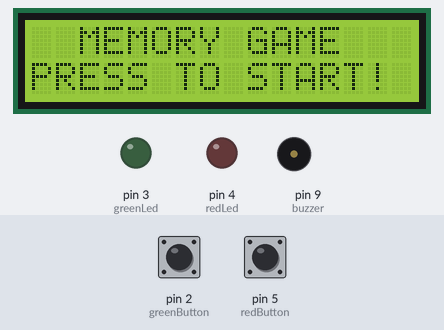
This sketch was run on a simulated Arduino Uno, built with avr-gcc and run on an emulated ATmega328P. Parts: 16×2 character LCD, output pins drawn as LEDs (lit = HIGH), buzzer (waves = sounding). Inputs (shaded band) come from the test bench; at power-on: pin 2 (greenButton) HIGH, pin 5 (redButton) HIGH. Random numbers use the default seed unless the sketch sets one.

Above: at 1.2 s.
1.3 s: pin 2 (greenButton) pulled LOW for 0.15 s
At 3.1 s:
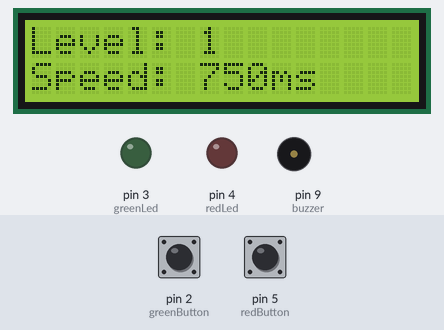
4.4 s: pin 5 (redButton) pulled LOW for 0.15 s
At 5.9 s:
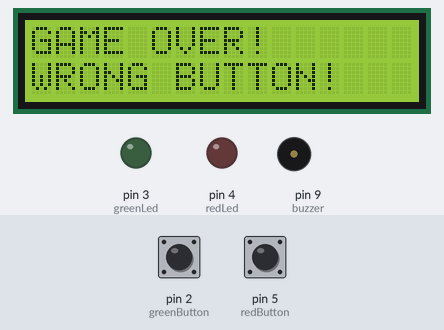
6.2 s: pin 2 (greenButton) pulled LOW for 3.2 s
At 12.0 s:
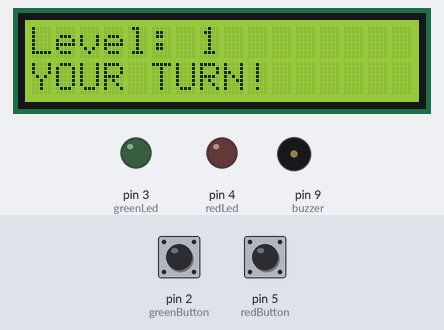
12.3 s: pin 5 (redButton) pulled LOW for 1 s
At 15.59 s:
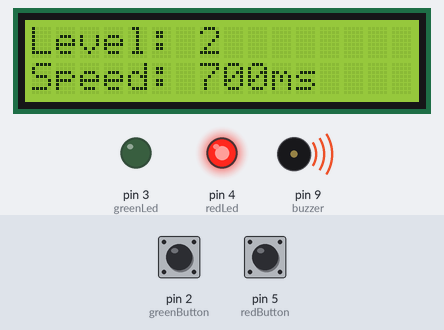
15.9 s: pin 2 (greenButton) pulled LOW for 3.2 s
At 19.27 s:
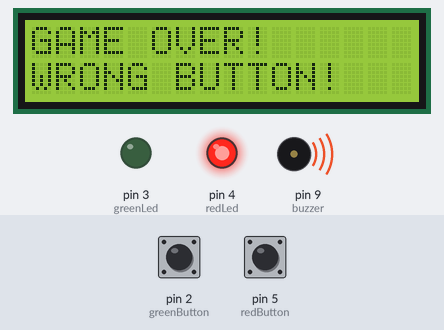
20.6 s: pin 5 (redButton) pulled LOW for 3.2 s
At 23.0 s:
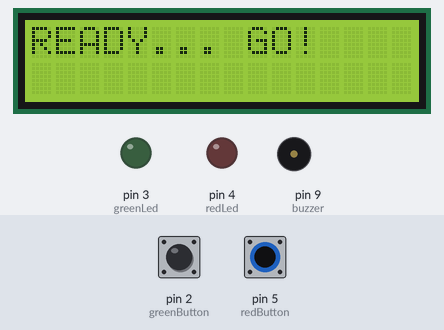
Timing chart, 0 to 32.0 s (numbered marks = the images above; inputs shaded):
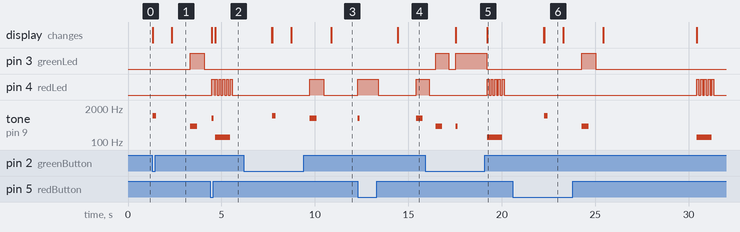

The sketch:

memory_game.ino
```cpp
#include <Wire.h>
#include <LiquidCrystal_I2C.h>

LiquidCrystal_I2C lcd(0x27, 16, 2);

const int greenLed = 3;
const int redLed = 4;
const int greenButton = 2;
const int redButton = 5;
const int buzzer = 9;

int sequence[100];
int level = 0;
bool gameStarted = false;

// VARIABLES FOR DYNAMIC SPEED
int initialDelay = 800; // Speed at Level 1 (in milliseconds)
int currentDelay;

void setup() {
  lcd.init();
  lcd.backlight();

  pinMode(greenLed, OUTPUT);
  pinMode(redLed, OUTPUT);
  pinMode(buzzer, OUTPUT);

  pinMode(greenButton, INPUT_PULLUP);
  pinMode(redButton, INPUT_PULLUP);

  randomSeed(analogRead(A0));

  lcd.setCursor(0, 0);
  lcd.print("  MEMORY GAME");
  lcd.setCursor(0, 1);
  lcd.print("PRESS TO START!");
}

void loop() {
  if (!gameStarted) {
    if (digitalRead(greenButton) == LOW || digitalRead(redButton) == LOW) {
      gameStarted = true;
      level = 0;
      currentDelay = initialDelay; // Reset speed
      lcd.clear();
      lcd.print("READY... GO!");
      tone(buzzer, 1000, 200);
      delay(1000);
    }
    return;
  }

  sequence[level] = random(3, 5);
  level++;

  // SPEED CALCULATION: Reduce delay as level increases
  // We subtract 50ms every level, but keep it at minimum 150ms
  currentDelay = initialDelay - (level * 50);
  if (currentDelay < 150) currentDelay = 150;

  lcd.clear();
  lcd.print("Level: "); lcd.print(level);
  lcd.setCursor(0, 1);
  lcd.print("Speed: "); lcd.print(currentDelay); lcd.print("ms");
  delay(1000);

  // SHOW SEQUENCE WITH DYNAMIC SPEED
  for (int i = 0; i < level; i++) {
    digitalWrite(sequence[i], HIGH);
    tone(buzzer, sequence[i] == 3 ? 400 : 800, currentDelay / 2);
    delay(currentDelay); // This is where the magic happens!
    digitalWrite(sequence[i], LOW);
    delay(currentDelay / 2);
  }

  lcd.setCursor(0, 1);
  lcd.print("YOUR TURN!      ");

  for (int i = 0; i < level; i++) {
    int buttonPressed = 0;
    unsigned long startTime = millis();

    while (buttonPressed == 0) {
      if (millis() - startTime > 5000) {
        gameOver("TIME'S UP!");
        return;
      }
      if (digitalRead(greenButton) == LOW) buttonPressed = 3;
      if (digitalRead(redButton) == LOW) buttonPressed = 4;
    }

    digitalWrite(buttonPressed, HIGH);
    tone(buzzer, buttonPressed == 3 ? 400 : 800, 100);
    while (digitalRead(greenButton) == LOW || digitalRead(redButton) == LOW);
    delay(100);
    digitalWrite(buttonPressed, LOW);

    if (buttonPressed != sequence[i]) {
      gameOver("WRONG BUTTON!");
      return;
    }
  }
  delay(1000);
}

void gameOver(String reason) {
  lcd.clear();
  lcd.print("GAME OVER!");
  lcd.setCursor(0, 1);
  lcd.print(reason);

  tone(buzzer, 150, 800);
  for(int j=0; j<5; j++) {
    digitalWrite(redLed, HIGH);
    delay(100);
    digitalWrite(redLed, LOW);
    delay(100);
  }
  gameStarted = false;
  delay(2000);
  lcd.clear();
  lcd.print("PRESS TO");
  lcd.setCursor(0, 1);
  lcd.print("PLAY AGAIN...");
}
```

Measured:
- after the input at 1.3 s, pin 3 (greenLed): LOW → HIGH after 2.0 s, → LOW 0.75 s later; tone on pin 9 (buzzer): silent → 1000 Hz at once, → silent 0.20 s later, → 400 Hz 1.8 s later, → silent 0.38 s later; the display: first changes at once (image 1 shows a later state)
- after the input at 4.4 s, pin 4 (redLed): goes HIGH 0.17 s, LOW 0.02 s, 4 × (HIGH 0.10 s, LOW 0.10 s), HIGH 0.10 s, then LOW, starting after 0.08 s; tone on pin 9 (buzzer): silent → 800 Hz after 0.08 s, → silent 0.10 s later, → 150 Hz 0.10 s later, → silent 0.80 s later
- after the input at 6.2 s, pin 4 (redLed): LOW → HIGH after 3.5 s, → LOW 0.75 s later; tone on pin 9 (buzzer): silent → 1000 Hz after 1.5 s, → silent 0.20 s later, → 800 Hz 1.8 s later, → silent 0.38 s later
- after the input at 20.6 s, pin 3 (greenLed): LOW → HIGH after 3.7 s, → LOW 0.75 s later; pin 4 (redLed): alternates HIGH for 0.10 s and LOW for 0.10 s, 10 changes in all, then stays LOW, starting after 9.8 s; tone on pin 9 (buzzer): plays 1000 Hz for 0.20 s, 400 Hz for 0.38 s, 150 Hz for 0.80 s, starting after 1.7 s
- what the display in image 6 shows lasts 1.0 s, from 22.3 s to 23.3 s
